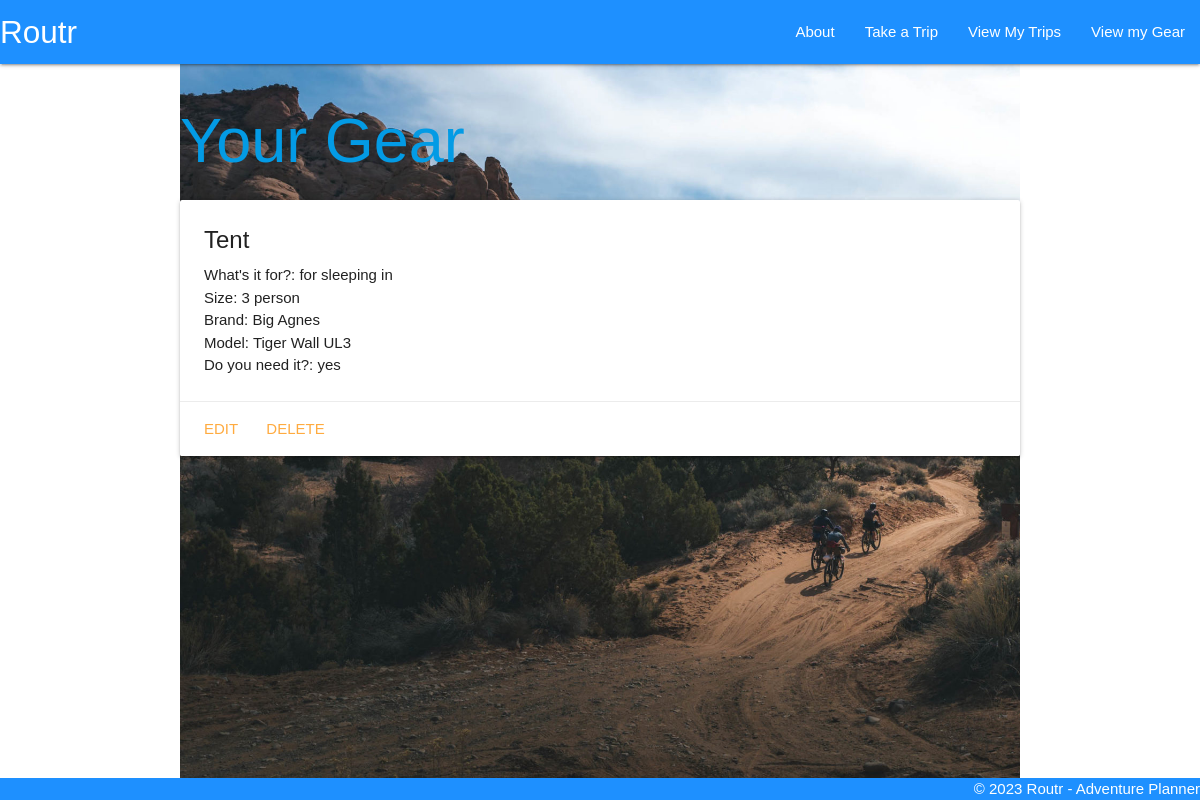
Screenshot of /gear/2/ with the database file from the repository.
### main/models.py (models this page shows, shortened)
class Gear(models.Model):
    name = models.CharField(max_length=100)
    use = models.CharField(max_length=100)
    size = models.CharField(max_length=100)
    brand = models.CharField(max_length=100)
    model = models.CharField(max_length=100)
    necessary = models.CharField(max_length=100)

### main/views.py (the view)
# urls.py: path('gear/<int:gear_id>/', views.gear_detail, name='gear_detail'),
def gear_detail(request, gear_id):
    gear = Gear.objects.get(id=gear_id)
    gear_form = GearForm()
    return render(request, 'gear/detail.html', {'gear': gear, 'gear_form': gear_form})

### main/templates/gear/detail.html
{% extends 'base.html' %} {% block content %}
<a href="{% url 'gear' %}"><h1>Your Gear</h1></a>
<div class="card">
	<div class="card-content">
		<span class="card-title">{{ gear.name }}</span>
		<p>What's it for?: {{ gear.use }}</p>
		<p>Size: {{ gear.size }}</p>
		<p>Brand: {{ gear.brand }}</p>
		<p>Model: {{ gear.model }}</p>
		<p>Do you need it?: {{ gear.necessary }}</p>
	</div>
	<div class="card-action">
		<a href="{% url 'gear_update' gear.id %}">Edit</a>
		<a href="{% url 'gear_delete' gear.id %}">Delete</a>
	</div>
</div>
{% endblock %}

### main/static/css/style.css (style rules this page uses)
body { font-family: basic-sans, sans-serif; display: flex; min-height: 100vh; flex-direction: column; }

### rows the page displays
Gear: name "Tent", use "for sleeping in", size "3 person", brand "Big Agnes", model "Tiger Wall UL3", necessary "yes"
